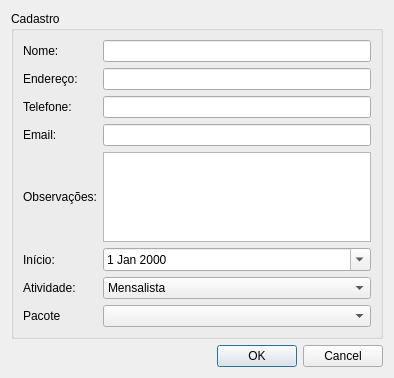
<?xml version="1.0" encoding="UTF-8"?>
<ui version="4.0">
 <class>RegisterUser</class>
 <widget class="QDialog" name="RegisterUser">
  <property name="geometry">
   <rect>
    <x>0</x>
    <y>0</y>
    <width>394</width>
    <height>378</height>
   </rect>
  </property>
  <property name="windowTitle">
   <string>Cadastro</string>
  </property>
  <layout class="QVBoxLayout" name="verticalLayout">
   <item>
    <widget class="QGroupBox" name="groupBox_register">
     <property name="title">
      <string>Cadastro</string>
     </property>
     <layout class="QVBoxLayout" name="verticalLayout_2">
      <item>
       <layout class="QGridLayout" name="gridLayout_3">
        <item row="7" column="1">
         <widget class="QComboBox" name="comboBox_package"/>
        </item>
        <item row="7" column="0">
         <widget class="QLabel" name="label_5">
          <property name="text">
           <string>Pacote</string>
          </property>
         </widget>
        </item>
        <item row="2" column="0">
         <widget class="QLabel" name="label_3">
          <property name="text">
           <string>Telefone:</string>
          </property>
         </widget>
        </item>
        <item row="0" column="0">
         <widget class="QLabel" name="label">
          <property name="text">
           <string>Nome: </string>
          </property>
         </widget>
        </item>
        <item row="1" column="0">
         <widget class="QLabel" name="label_2">
          <property name="text">
           <string>Endereço: </string>
          </property>
         </widget>
        </item>
        <item row="0" column="1">
         <widget class="QLineEdit" name="lineEdit_Name"/>
        </item>
        <item row="1" column="1">
         <widget class="QLineEdit" name="lineEdit_Addr"/>
        </item>
        <item row="2" column="1">
         <widget class="QLineEdit" name="lineEdit_Phone"/>
        </item>
        <item row="3" column="0">
         <widget class="QLabel" name="label_4">
          <property name="text">
           <string>Email:</string>
          </property>
         </widget>
        </item>
        <item row="3" column="1">
         <widget class="QLineEdit" name="lineEdit_Email">
          <property name="maxLength">
           <number>32767</number>
          </property>
         </widget>
        </item>
        <item row="5" column="1">
         <widget class="QDateEdit" name="dateEdit_Start">
          <property name="calendarPopup">
           <bool>true</bool>
          </property>
         </widget>
        </item>
        <item row="5" column="0">
         <widget class="QLabel" name="label_6">
          <property name="text">
           <string>Início:</string>
          </property>
         </widget>
        </item>
        <item row="4" column="1">
         <widget class="QPlainTextEdit" name="observationsTextEdit"/>
        </item>
        <item row="4" column="0">
         <widget class="QLabel" name="label_8">
          <property name="text">
           <string>Observações:</string>
          </property>
         </widget>
        </item>
        <item row="6" column="0">
         <widget class="QLabel" name="label_7">
          <property name="text">
           <string>Atividade:</string>
          </property>
         </widget>
        </item>
        <item row="6" column="1">
         <widget class="QComboBox" name="comboBox">
          <item>
           <property name="text">
            <string>Mensalista</string>
           </property>
          </item>
          <item>
           <property name="text">
            <string>Diario</string>
           </property>
          </item>
         </widget>
        </item>
       </layout>
      </item>
     </layout>
    </widget>
   </item>
   <item>
    <widget class="QDialogButtonBox" name="buttonBox">
     <property name="enabled">
      <bool>true</bool>
     </property>
     <property name="orientation">
      <enum>Qt::Horizontal</enum>
     </property>
     <property name="standardButtons">
      <set>QDialogButtonBox::Cancel|QDialogButtonBox::Ok</set>
     </property>
    </widget>
   </item>
  </layout>
 </widget>
 <tabstops>
  <tabstop>lineEdit_Name</tabstop>
  <tabstop>lineEdit_Addr</tabstop>
  <tabstop>lineEdit_Phone</tabstop>
  <tabstop>lineEdit_Email</tabstop>
  <tabstop>dateEdit_Start</tabstop>
  <tabstop>buttonBox</tabstop>
 </tabstops>
 <resources/>
 <connections>
  <connection>
   <sender>buttonBox</sender>
   <signal>accepted()</signal>
   <receiver>RegisterUser</receiver>
   <slot>accept()</slot>
   <hints>
    <hint type="sourcelabel">
     <x>257</x>
     <y>290</y>
    </hint>
    <hint type="destinationlabel">
     <x>157</x>
     <y>274</y>
    </hint>
   </hints>
  </connection>
  <connection>
   <sender>buttonBox</sender>
   <signal>rejected()</signal>
   <receiver>RegisterUser</receiver>
   <slot>reject()</slot>
   <hints>
    <hint type="sourcelabel">
     <x>316</x>
     <y>260</y>
    </hint>
    <hint type="destinationlabel">
     <x>286</x>
     <y>274</y>
    </hint>
   </hints>
  </connection>
 </connections>
</ui>
